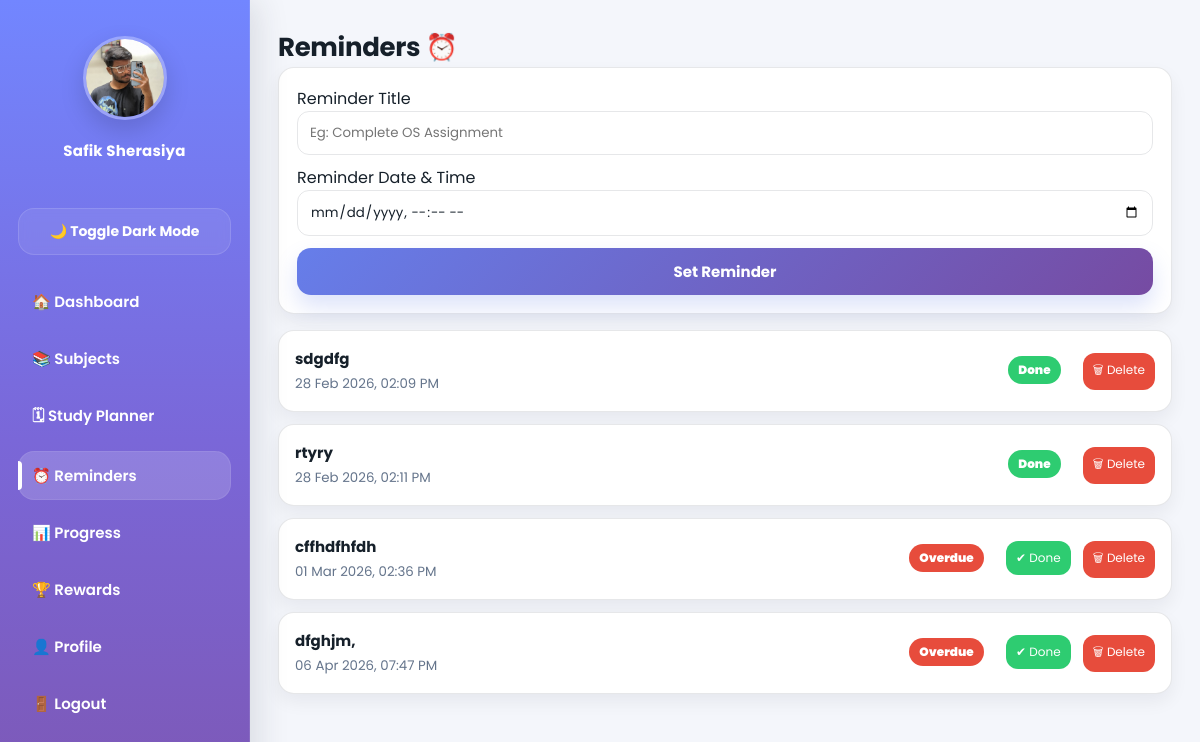
Page /study_planner/reminders.php (signed in) on the committed database.
### tables this page shows
CREATE TABLE `users` (
  `id` int(11) NOT NULL,
  `name` varchar(100) NOT NULL,
  `email` varchar(100) NOT NULL,
  `password` varchar(255) NOT NULL,
  `created_at` timestamp NOT NULL DEFAULT current_timestamp(),
  `phone` varchar(20) DEFAULT NULL,
  `profile_pic` varchar(255) DEFAULT NULL,
  `points` int(11) NOT NULL DEFAULT 0,
  `badge` varchar(50) DEFAULT 'Beginner'
);

CREATE TABLE `reminders` (
  `id` int(11) NOT NULL,
  `user_id` int(11) NOT NULL,
  `title` varchar(255) NOT NULL,
  `task_id` int(11) DEFAULT NULL,
  `reminder_time` datetime DEFAULT NULL,
  `status` enum('pending','done') DEFAULT 'pending',
  `created_at` timestamp NOT NULL DEFAULT current_timestamp()
);

### study_planner/reminders.php (the view, shortened to what this page needs)
<?php
include("config.php");
$user_id = (int) $_SESSION['user_id'];
$stmt = $conn->prepare("SELECT * FROM reminders WHERE user_id=? ORDER BY reminder_time ASC");
$stmt->bind_param("i", $user_id);
$stmt->execute();
$reminders = $stmt->get_result();
$now = date("Y-m-d H:i:s");
?>
<!DOCTYPE html>
<html lang="en">
<head>
    <link rel="stylesheet" href="css/style.css?v=2">
</head>
<body class="dashboard-page">
<?php include("sidebar.php"); ?>
<div class="main">
    <h1>Reminders ⏰</h1>
    <div class="rem-card">
        <form method="POST">
            <label>Reminder Title</label>
            <input type="text" name="title" placeholder="Eg: Complete OS Assignment" required>
            <label class="rem-label">Reminder Date & Time</label>
            <input type="datetime-local" name="reminder_time" min="<?php echo date('Y-m-d\TH:i'); ?>" required>
            <div class="rem-actions">
                <button class="btn" name="add_reminder">Set Reminder</button>
            </div>
        </form>
    </div>
    <div class="rem-list" id="reminderList">
        <?php if ($reminders && $reminders->num_rows > 0): ?>
            <?php while ($r = $reminders->fetch_assoc()):
                $status = $r['status'] ?? 'pending';
                $isOverdue = ($status === 'pending' && $r['reminder_time'] < $now);
                ?>
                <div class="rem-item"
                    data-title="<?php echo htmlspecialchars($r['title'] ?? 'Reminder'); ?>"
                    data-time="<?php echo htmlspecialchars($r['reminder_time']); ?>"
                    data-status="<?php echo htmlspecialchars($status); ?>">
                    <div class="rem-left">
                        <strong><?php echo htmlspecialchars($r['title'] ?? 'Reminder'); ?></strong>
                        <small><?php echo date("d M Y, h:i A", strtotime($r['reminder_time'])); ?></small>
                    </div>
                    <div class="rem-right">
                        <?php
                        if ($status === 'done') {
                            echo '<span class="badge done">Done</span>';
                        } elseif ($isOverdue) {
                            echo '<span class="badge overdue">Overdue</span>';
                        } else {
                            echo '<span class="badge pending">Pending</span>';
                        }
                        ?>
                        <span class="rem-btns">
                            <?php if ($status !== 'done'): ?>
                                <a class="doneBtn" href="?done=<?php echo (int) $r['id']; ?>"
                                    onclick="return confirm('Mark as done?')">✔ Done</a>
                            <?php endif; ?>
                            <a class="delBtn" href="?delete=<?php echo (int) $r['id']; ?>"
                                onclick="return confirm('Delete this reminder?')">🗑 Delete</a>
                        </span>
                    </div>
                </div>
            <?php endwhile; ?>
        <?php else: ?>
            <div class="rem-card">No reminders added yet.</div>
        <?php endif; ?>
    </div>
</div>
</body>
</html>

### study_planner/sidebar.php (shortened to what this page needs)
<?php
include("config.php");
$user_id = (int) $_SESSION['user_id'];
$current_page = basename($_SERVER['PHP_SELF']);
$stmt = $conn->prepare("SELECT profile_pic, name FROM users WHERE id=? LIMIT 1");
$stmt->bind_param("i", $user_id);
$stmt->execute();
$user = $stmt->get_result()->fetch_assoc();
function activeLink($page, $current_page) {
    return $page === $current_page ? 'active' : '';
}
?>
<div class="sidebar">
    <div class="profile-box">
        <?php if (!empty($user['profile_pic']) && file_exists("uploads/" . $user['profile_pic'])) { ?>
            <img src="uploads/<?php echo htmlspecialchars($user['profile_pic']); ?>" alt="Profile">
        <?php } else { ?>
            <img src="default.png" alt="Profile">
        <?php } ?>
        <h3><?php echo htmlspecialchars($user['name'] ?? 'User'); ?></h3>
    </div>
    <button id="darkToggleBtn" class="theme-btn">🌙 Toggle Dark Mode</button>
    <a href="dashboard.php" class="<?php echo activeLink('dashboard.php', $current_page); ?>">🏠 Dashboard</a>
<a href="subject.php" class="<?php echo activeLink('subject.php', $current_page); ?>">📚 Subjects</a>
<a href="planner.php" class="<?php echo activeLink('planner.php', $current_page); ?>">🗓 Study Planner</a>
<a href="reminders.php" class="<?php echo activeLink('reminders.php', $current_page); ?>">⏰ Reminders</a>
<a href="progress.php" class="<?php echo activeLink('progress.php', $current_page); ?>">📊 Progress</a>
<a href="rewards.php" class="<?php echo activeLink('rewards.php', $current_page); ?>">🏆 Rewards</a>
<a href="profile.php" class="<?php echo activeLink('profile.php', $current_page); ?>">👤 Profile</a>
<a href="logout.php">🚪 Logout</a>
</div>

### study_planner/css/style.css (style rules this page uses)
:root { --bg: #f4f6fb; --text: #16202a; --muted: #64748b; --card: #ffffff; --border: rgba(15, 23, 42, 0.10); --tableHead: rgba(102, 126, 234, 0.10); --primary1: #667eea; --primary2: #764ba2; --sidebarBg: #ffffff; --sidebarText: #0f172a; --sidebarHover: rgba(15, 23, 42, 0.06); --sidebarBorder: rgba(15, 23, 42, 0.10); --shadow-sm: 0 8px 18px rgba(15, 23, 42, 0.06); --shadow-md: 0 14px 30px rgba(15, 23, 42, 0.10); --radius: 16px; --radius-lg: 22px; --ring: 0 0 0 4px rgba(102, 126, 234, 0.18); --sidebarW: 250px; }
* { margin: 0; padding: 0; box-sizing: border-box; font-family: "Poppins", system-ui, -apple-system, Segoe UI, Roboto, Arial, sans-serif; }
body { background: var(--bg); color: var(--text); }
body.dashboard-page { background: var(--bg); color: var(--text); }
h1 { font-size: 26px; letter-spacing: -0.3px; color: var(--text); }
small { color: var(--muted); }
input, select, textarea { width: 100%; padding: 11px 12px; border-radius: 12px; border: 1px solid var(--border); background: transparent; color: var(--text); outline: none; transition: box-shadow 0.18s ease, border-color 0.18s ease; }
.btn { width: 100%; padding: 12px 14px; border: none; border-radius: 14px; background: linear-gradient(135deg, var(--primary1), var(--primary2)); color: #fff; font-size: 15px; font-weight: 700; cursor: pointer; transition: transform 0.18s ease, box-shadow 0.18s ease, filter 0.18s ease; box-shadow: 0 12px 22px rgba(102, 126, 234, 0.22); }
.sidebar { position: fixed; width: var(--sidebarW); height: 100vh; background: linear-gradient(180deg, #7286ff 0%, #7a67d8 55%, #7d58b6 100%); color: #ffffff; padding: 26px 18px; border-right: 1px solid rgba(255, 255, 255, 0.10); display: flex; flex-direction: column; box-shadow: 8px 0 30px rgba(31, 41, 55, 0.12); }
.profile-box { text-align: center; margin-bottom: 20px; padding: 10px 8px 18px; }
.profile-box img { width: 84px; height: 84px; border-radius: 50%; object-fit: cover; border: 3px solid rgba(255, 255, 255, 0.28); box-shadow: 0 10px 24px rgba(0, 0, 0, 0.15); }
.profile-box h3 { margin-top: 12px; font-size: 15px; font-weight: 700; color: #ffffff; letter-spacing: 0.2px; }
.theme-btn { width: 100%; padding: 12px 14px; border: 1px solid rgba(255, 255, 255, 0.12); border-radius: 16px; margin: 8px 0 22px; cursor: pointer; background: rgba(255, 255, 255, 0.08); color: #ffffff; font-weight: 700; font-size: 14px; transition: all 0.2s ease; backdrop-filter: blur(6px); }
.sidebar a { display: flex; align-items: center; gap: 12px; color: #ffffff; text-decoration: none; padding: 13px 14px; margin-bottom: 8px; border-radius: 16px; font-weight: 600; font-size: 15px; transition: all 0.22s ease; position: relative; }
.sidebar a.active { background: rgba(255, 255, 255, 0.16); box-shadow: inset 0 0 0 1px rgba(255, 255, 255, 0.08); }
.sidebar a.active::before { content: ""; position: absolute; left: 0; top: 10px; bottom: 10px; width: 4px; border-radius: 0 8px 8px 0; background: #ffffff; }
.main { margin-left: var(--sidebarW); padding: 28px; }
.rem-card { background: var(--card); border: 1px solid var(--border); padding: 18px; border-radius: var(--radius); box-shadow: var(--shadow-sm); margin-bottom: 16px; }
.rem-label { margin-top: 10px; display: block; }
.rem-actions { margin-top: 12px; }
.rem-list { display: grid; gap: 12px; }
.rem-item { background: var(--card); border: 1px solid var(--border); padding: 16px; border-radius: var(--radius); display: flex; justify-content: space-between; align-items: center; box-shadow: var(--shadow-sm); }
.rem-left strong { display: block; color: var(--text); font-size: 15px; }
.rem-left small { color: var(--muted); }
.rem-btns a { text-decoration: none; color: #fff; padding: 8px 10px; border-radius: 12px; font-size: 12px; margin-left: 8px; display: inline-block; }
.doneBtn { background: #2ecc71; }
.delBtn { background: #e74c3c; }
.badge { font-size: 12px; padding: 5px 10px; border-radius: 999px; color: #fff; display: inline-block; margin-right: 10px; font-weight: 900; }
.badge.done { background: #2ecc71; }
.badge.overdue { background: #e74c3c; }

### rows in the picture
users: profile_pic (picture), name "Safik Sherasiya"
reminders: title "sdgdfg", reminder_time "28 Feb 2026, 02:09 PM", status "Done"
reminders: title "rtyry", reminder_time "28 Feb 2026, 02:11 PM", status "Done"
reminders: title "cffhdfhfdh", reminder_time "01 Mar 2026, 02:36 PM", status "Overdue"
reminders: title "dfghjm,", reminder_time "06 Apr 2026, 07:47 PM", status "Overdue"
